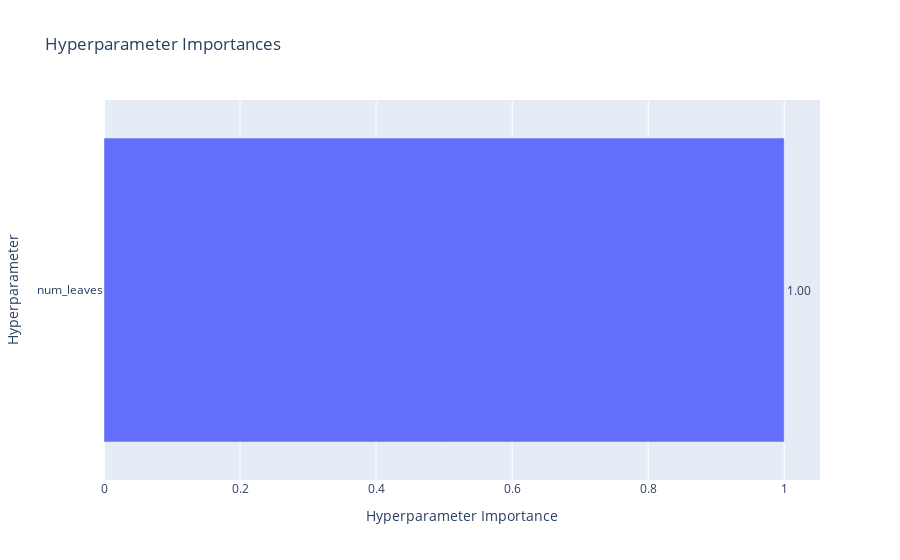
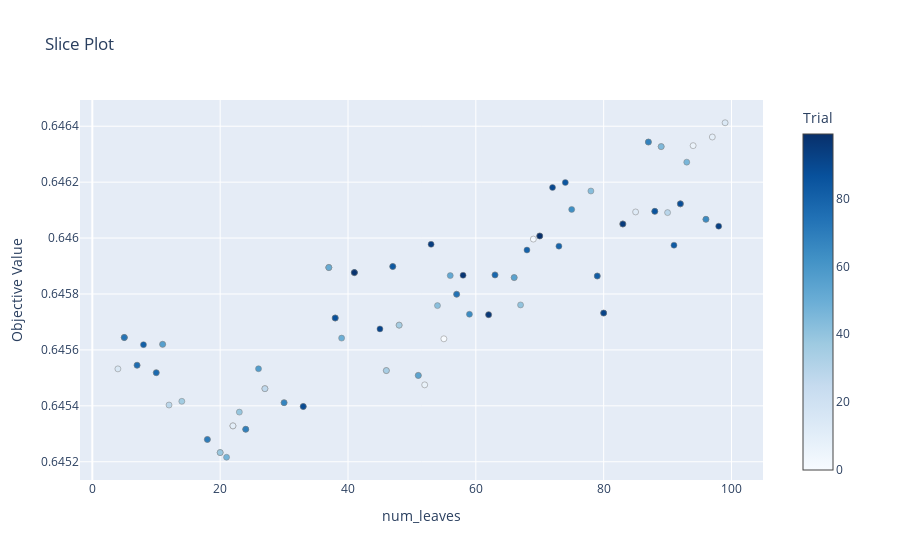

Notebook cell for these charts, in order:
### Code cell
simple_lightGBM(df)

### Figure 1 — Plotly figure (JSON) as saved in the notebook; plotly's stock layout.template omitted (floating-point values rounded to 4 significant figures)
{"data": [{"cliponaxis": false, "hovertemplate": ["num_leaves (IntDistribution): 1.0<extra></extra>"], "name": "Objective Value", "orientation": "h", "text": ["1.00"], "textposition": "outside", "type": "bar", "x": [1], "y": ["num_leaves"]}], "layout": {"title": {"text": "Hyperparameter Importances"}, "xaxis": {"title": {"text": "Hyperparameter Importance"}}, "yaxis": {"title": {"text": "Hyperparameter"}}}}

### Figure 2 — Plotly figure (JSON) as saved in the notebook; plotly's stock layout.template omitted (floating-point values rounded to 4 significant figures)
{"data": [{"marker": {"color": [0, 1, 2, 3, 4, 5, 6, 7, 8, 9, 10, 11, 12, 13, 14, 15, 16, 17, 18, 19, 20, 21, 22, 23, 24, 25, 26, 27, 28, 29, 30, 31, 32, 33, 34, 35, 36, 37, 38, 39, 40, 41, 42, 43, 44, 45, 46, 47, 48, 49, 50, 51, 52, 53, 54, 55, 56, 57, 58, 59, 60, 61, 62, 63, 64, 65, 66, 67, 68, 69, 70, 71, 72, 73, 74, 75, 76, 77, 78, 79, 80, 81, 82, 83, 84, 85, 86, 87, 88, 89, 90, 91, 92, 93, 94, 95, 96, 97, 98, 99], "colorbar": {"title": {"text": "Trial"}, "x": 1, "xpad": 40}, "colorscale": [[0, "rgb(247,251,255)"], [0.125, "rgb(222,235,247)"], [0.25, "rgb(198,219,239)"], [0.375, "rgb(158,202,225)"], [0.5, "rgb(107,174,214)"], [0.625, "rgb(66,146,198)"], [0.75, "rgb(33,113,181)"], [0.875, "rgb(8,81,156)"], [1, "rgb(8,48,107)"]], "line": {"color": "Grey", "width": 0.5}}, "mode": "markers", "name": "Feasible Trial", "showlegend": false, "type": "scatter", "x": [55, 11, 69, 22, 63, 37, 94, 52, 89, 97, 22, 92, 85, 10, 99, 4, 92, 48, 46, 38, 57, 51, 62, 66, 27, 83, 18, 27, 12, 90, 30, 37, 7, 83, 46, 48, 14, 20, 20, 23, 67, 79, 54, 78, 96, 89, 93, 21, 87, 39, 38, 37, 56, 5, 51, 66, 11, 26, 47, 5, 88, 41, 24, 75, 59, 96, 80, 30, 87, 24, 18, 33, 70, 5, 57, 41, 7, 10, 63, 73, 68, 8, 79, 91, 47, 74, 88, 38, 92, 33, 72, 45, 80, 98, 53, 83, 62, 58, 41, 70], "y": [0.6456, 0.6456, 0.646, 0.6453, 0.6459, 0.6459, 0.6463, 0.6455, 0.6463, 0.6464, 0.6453, 0.6461, 0.6461, 0.6455, 0.6464, 0.6455, 0.6461, 0.6457, 0.6455, 0.6457, 0.6458, 0.6455, 0.6457, 0.6459, 0.6455, 0.6461, 0.6453, 0.6455, 0.6454, 0.6461, 0.6454, 0.6459, 0.6455, 0.6461, 0.6455, 0.6457, 0.6454, 0.6452, 0.6452, 0.6454, 0.6458, 0.6459, 0.6458, 0.6462, 0.6461, 0.6463, 0.6463, 0.6452, 0.6463, 0.6456, 0.6457, 0.6459, 0.6459, 0.6456, 0.6455, 0.6459, 0.6456, 0.6455, 0.6459, 0.6456, 0.6461, 0.6459, 0.6453, 0.6461, 0.6457, 0.6461, 0.6457, 0.6454, 0.6463, 0.6453, 0.6453, 0.6454, 0.646, 0.6456, 0.6458, 0.6459, 0.6455, 0.6455, 0.6459, 0.646, 0.646, 0.6456, 0.6459, 0.646, 0.6459, 0.6462, 0.6461, 0.6457, 0.6461, 0.6454, 0.6462, 0.6457, 0.6457, 0.646, 0.646, 0.6461, 0.6457, 0.6459, 0.6459, 0.646]}], "layout": {"title": {"text": "Slice Plot"}, "xaxis": {"title": {"text": "num_leaves"}}, "yaxis": {"title": {"text": "Objective Value"}}}}
